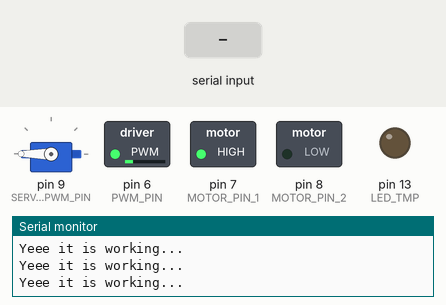
Simulated run of this program. Board: Arduino Uno, built with avr-gcc and run on an emulated ATmega328P. Shown: servo, switched loads named in the program (green lamp = pin HIGH), output pins drawn as LEDs (lit = HIGH), the last lines printed to the serial monitor. Inputs (shaded band) come from the test bench.

Above: at 1.2 s.
1.3 s: "1\n" received over Serial
At 2.7 s:
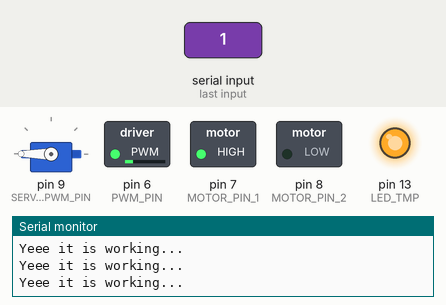
3.0 s: "0\n" received over Serial
At 4.1 s:
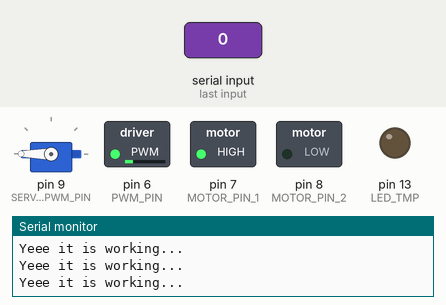
Timing chart, 0 to 6.0 s (numbered marks = the images above; inputs shaded):
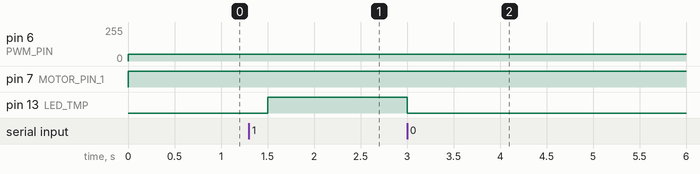

Measured:
- after the input at 1.3 s, pin 13 (LED_TMP): LOW → HIGH after 0.20 s
- after the input at 3.0 s, pin 13 (LED_TMP): HIGH → LOW at once

The program:

main.cpp
```cpp
#include "Arduino.h"
#include "Servo.h"
#include "setup.h"
#include "Bluetooth/Bluetooth.h"

Servo servoMotor;
static char data = 0;
Bluetooth *bluetooth = new Bluetooth('0', '1');

void setup() {
  servoMotor.attach(SERVO_MOTOR_PWM_PIN);
  servoMotor.write(180);
  pinMode(MOTOR_PIN_1, OUTPUT); //Initiates Motor Channel A pin
  pinMode(MOTOR_PIN_2, OUTPUT); //Initiates Brake Channel A pin
  pinMode(LED_TMP, OUTPUT); // Temporal led for testing bluetooth
  Serial.begin(9600);
}

void loop() {
  digitalWrite(MOTOR_PIN_1, HIGH); //Establishes forward direction of Channel A
  digitalWrite(MOTOR_PIN_2, LOW);   //Disengage the Brake for Channel A
  analogWrite(PWM_PIN, 50);   //Spins the motor on Channel A at full speed

  /* Reading bluetooth data */
  bluetooth->read(data);

  delay(300);
  Serial.println("Yeee it is working...");
}
```

Bluetooth.cpp
```cpp
#include "Bluetooth.h"

Bluetooth::Bluetooth(char rx, char tx) {
  this->_rx = rx;
  this->_tx = tx;
}

void Bluetooth::read(char data) {

  if(Serial.available() > 0)      // Send data only when you receive data:
  {
     data = Serial.read();        //Read the incoming data & store into data
     Serial.print(data);          //Print Value inside data in Serial monitor
     Serial.print("\n");
     if(data == '1')              // Checks whether value of data is equal to 1
        digitalWrite(13, HIGH);   //If value is 1 then LED turns ON
     else if(data == '0')         //  Checks whether value of data is equal to 0
        digitalWrite(13, LOW);    //If value is 0 then LED turns OFF
  }
  return;
}
```

Bluetooth.h
```cpp
#ifndef _BLUETOOTH_H
#define  _BLUETOOTH_H

#include "Arduino.h"

class Bluetooth {

private:
  char _rx;
  char _tx;

public:
  Bluetooth(char rx, char tx);
  void read(char data);
  ~Bluetooth();
};

#endif
```

setup.h
```cpp
#define PWM_PIN 6 // PWM Motor driver (/D2 pin pin on MC338870 motor board)
#define MOTOR_PIN_1 7 // Motor pin 1 (IN1 on MC338870 motor board)
#define MOTOR_PIN_2  8 // Motor pin 2 (IN2 on MC338870 motor board)
#define SERVO_MOTOR_PWM_PIN 9
#define BLUETOOTH_TX 1
#define BLUETOOTH_RX 0
#define LED_TMP 13

// #define MOTOR_ENABLE 9
// #define MOTOR_FORWARD 3
// #define MOTOR_REVERSE 4
```
